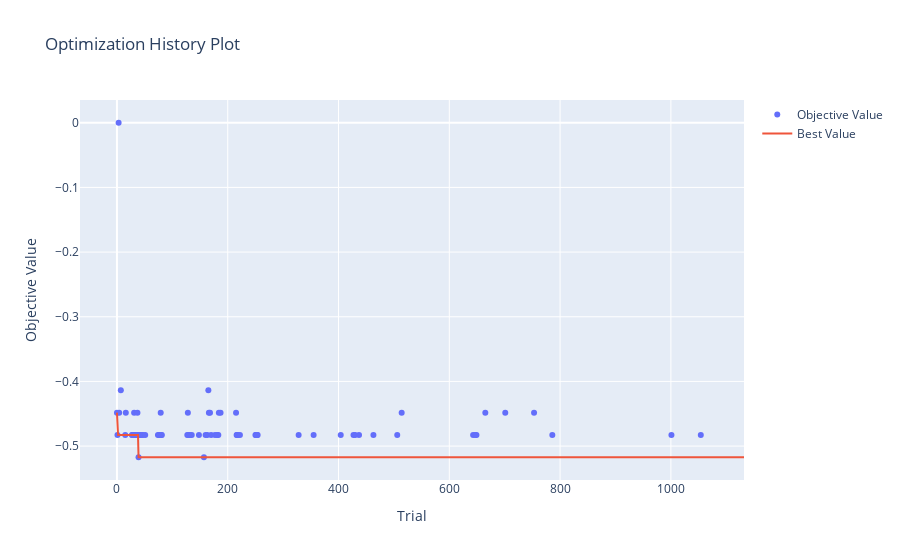

The notebook cell saved with this chart:
### Code cell
plot_optimization_history(study)

### Figure 1 — Plotly figure (JSON) as saved in the notebook; plotly's stock layout.template omitted (floating-point values rounded to 4 significant figures; data arrays with more than 128 entries replaced by an {"elided": "..."} marker saying what was removed)
{"data": [{"mode": "markers", "name": "Objective Value", "type": "scatter", "x": [0, 1, 3, 4, 7, 15, 16, 27, 28, 29, 30, 31, 32, 33, 34, 36, 37, 38, 39, 41, 42, 43, 44, 47, 51, 74, 76, 77, 79, 80, 81, 127, 128, 129, 132, 135, 148, 157, 160, 163, 165, 166, 168, 170, 177, 181, 183, 184, 187, 215, 216, 217, 218, 222, 250, 251, 252, 253, 254, 328, 355, 404, 427, 430, 437, 463, 506, 514, 643, 647, 649, 665, 701, 753, 786, 1001, 1054], "y": [-0.4483, -0.4828, 0, -0.4483, -0.4138, -0.4828, -0.4483, -0.4828, -0.4828, -0.4828, -0.4828, -0.4483, -0.4828, -0.4828, -0.4828, -0.4828, -0.4483, -0.4828, -0.5172, -0.4828, -0.4828, -0.4828, -0.4828, -0.4828, -0.4828, -0.4828, -0.4828, -0.4828, -0.4483, -0.4828, -0.4828, -0.4828, -0.4483, -0.4828, -0.4828, -0.4828, -0.4828, -0.5172, -0.4828, -0.4828, -0.4138, -0.4483, -0.4483, -0.4828, -0.4828, -0.4828, -0.4828, -0.4483, -0.4483, -0.4483, -0.4828, -0.4828, -0.4828, -0.4828, -0.4828, -0.4828, -0.4828, -0.4828, -0.4828, -0.4828, -0.4828, -0.4828, -0.4828, -0.4828, -0.4828, -0.4828, -0.4828, -0.4483, -0.4828, -0.4828, -0.4828, -0.4483, -0.4483, -0.4483, -0.4828, -0.4828, -0.4828]}, {"mode": "lines", "name": "Best Value", "type": "scatter", "x": {"elided": "1133 int values"}, "y": {"elided": "1133 float values"}}, {"marker": {"color": "#cccccc"}, "mode": "markers", "name": "Infeasible Trial", "showlegend": false, "type": "scatter", "x": [], "y": []}], "layout": {"title": {"text": "Optimization History Plot"}, "xaxis": {"title": {"text": "Trial"}}, "yaxis": {"title": {"text": "Objective Value"}}}}
